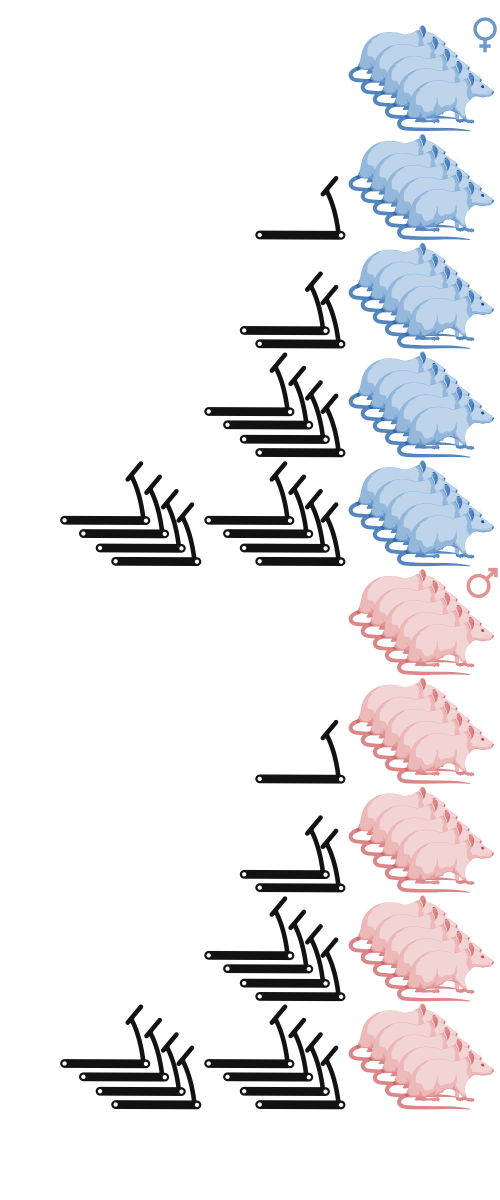
#> input picture figures_final/fig_1aa.png, 1500 x 3600 px (shown at 1/3 size)
$ jupyter execute --allow-errors figSmasher3000.ipynb
#> lines starting #> are read from the running program, lines starting #| are printed output that depends on the picture
[cell 1]
import os
import pathlib as path
from PIL import Image

[cell 2]
def get_concat_h_multi_resize(im_list, resample=Image.LANCZOS):
    min_height = min(im.height for im in im_list)
    im_list_resize = [im.resize((int(im.width * min_height / im.height), min_height),resample=resample)
                      for im in im_list]
    total_width = sum(im.width for im in im_list_resize)
    dst = Image.new('RGB', (total_width, min_height))
    pos_x = 0
    for im in im_list_resize:
        dst.paste(im, (pos_x, 0))
        pos_x += im.width
    return dst

def get_concat_v_multi_resize(im_list, resample=Image.LANCZOS):
    min_width = min(im.width for im in im_list)
    im_list_resize = [im.resize((min_width, int(im.height * min_width / im.width)),resample=resample)
                      for im in im_list]
    total_height = sum(im.height for im in im_list_resize)
    dst = Image.new('RGB', (min_width, total_height))
    pos_y = 0
    for im in im_list_resize:
        dst.paste(im, (0, pos_y))
        pos_y += im.height
    return dst

def get_concat_tile_resize(im_list_2d, resample=Image.LANCZOS):
    im_list_v = [get_concat_h_multi_resize(im_list_h, resample=resample) for im_list_h in im_list_2d]
    return get_concat_v_multi_resize(im_list_v, resample=resample)

[cell 3]
big_img = get_concat_h_multi_resize([
    get_concat_v_multi_resize([
        get_concat_h_multi_resize([Image.open('fig_1aa.png'), Image.open('fig_1ab.png')]),
        Image.open('fig_1b.png')]),
    get_concat_v_multi_resize([Image.open('fig_1c.png'), Image.open('fig_1d.png')])
])
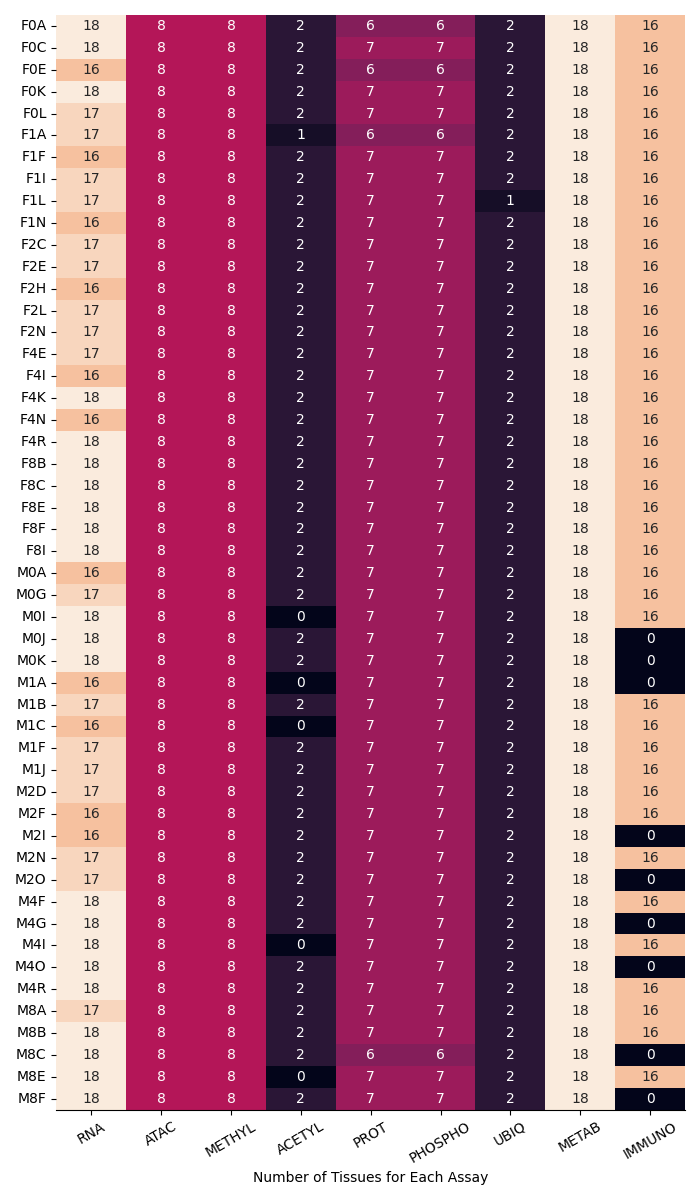
#> input picture figures_final/fig_1ab.png, 700 x 1200 px
#> in get_concat_h_multi_resize, `min_height = min(im.height for im in im_list)`: min_height = 1200
#> in get_concat_h_multi_resize, `im_list_resize = [im.resize((int(im.width * min_height / im.height), m..`: im_list_resize = 2 items
#> in get_concat_h_multi_resize, `total_width = sum(im.width for im in im_list_resize)`: total_width = 1200
#> in get_concat_h_multi_resize, `dst = Image.new('RGB', (total_width, min_height))`: dst: PIL image 1200x1200 RGB; every value is 0
#> the loop in get_concat_h_multi_resize, `for im in im_list_resize:` made 2 passes
#> pos_x on passes 1 to 2: 500, 1200
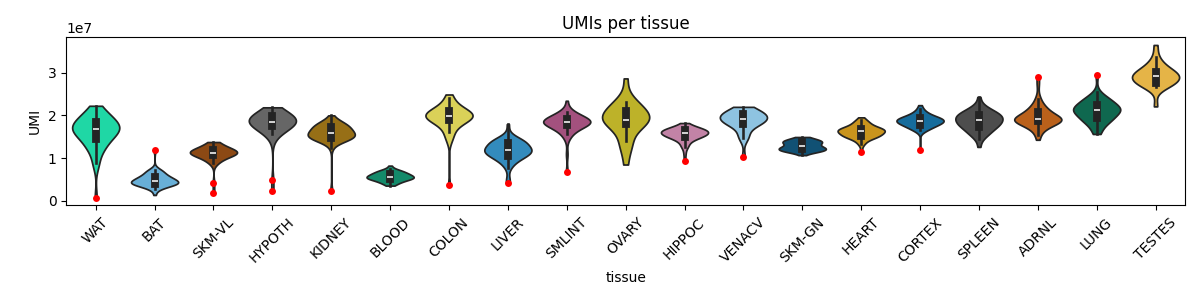
#> input picture figures_final/fig_1b.png, 1200 x 300 px
#> in get_concat_v_multi_resize, `im_list_resize = [im.resize((min_width, int(im.height * min_width / im..`: im_list_resize = 2 items
#> in get_concat_v_multi_resize, `total_height = sum(im.height for im in im_list_resize)`: total_height = 1500
#> in get_concat_v_multi_resize, `dst = Image.new('RGB', (min_width, total_height))`: dst: PIL image 1200x1500 RGB; every value is 0
#> the loop in get_concat_v_multi_resize, `for im in im_list_resize:` made 2 passes
#> pos_y on passes 1 to 2: 1200, 1500
#> after the loop in get_concat_v_multi_resize, `for im in im_list_resize:`:
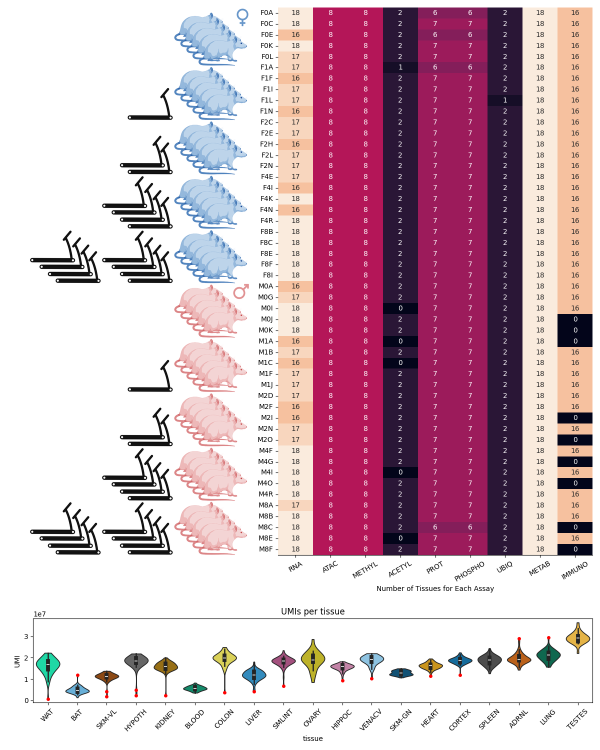
#> dst: PIL image 1200x1500 RGB (shown at 1/2 size); mean R, G, B 207.9, 178.6, 190.1
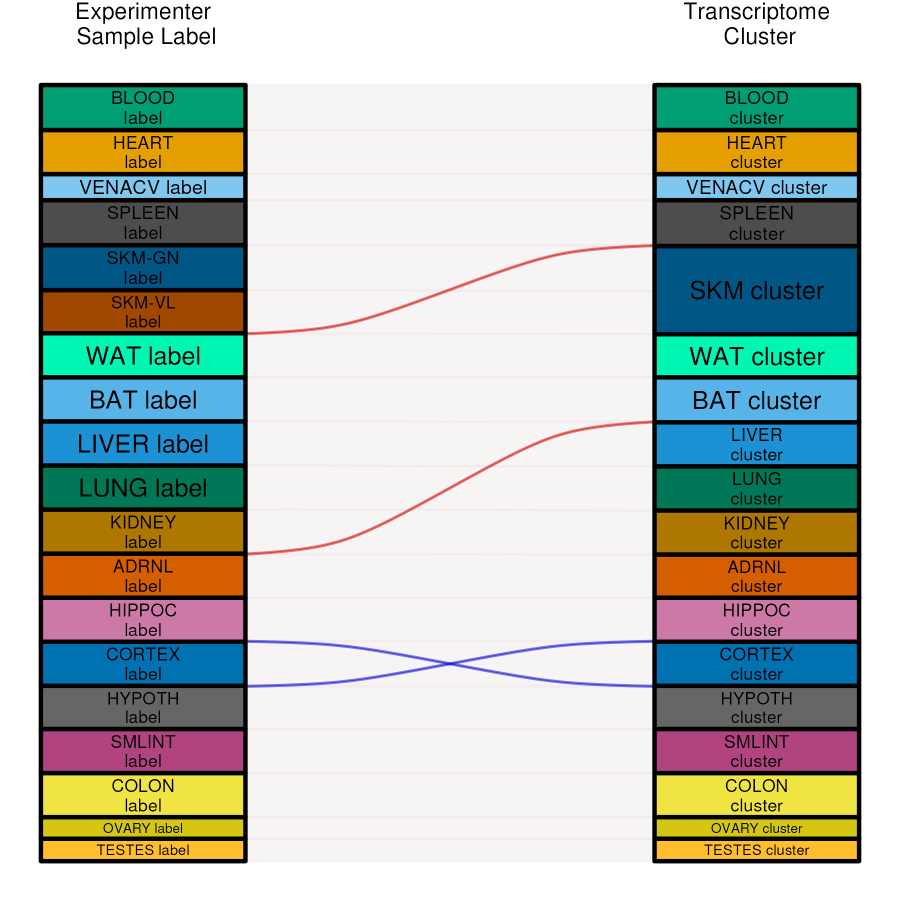
#> input picture figures_final/fig_1c.png, 1800 x 1800 px (shown at 1/2 size)
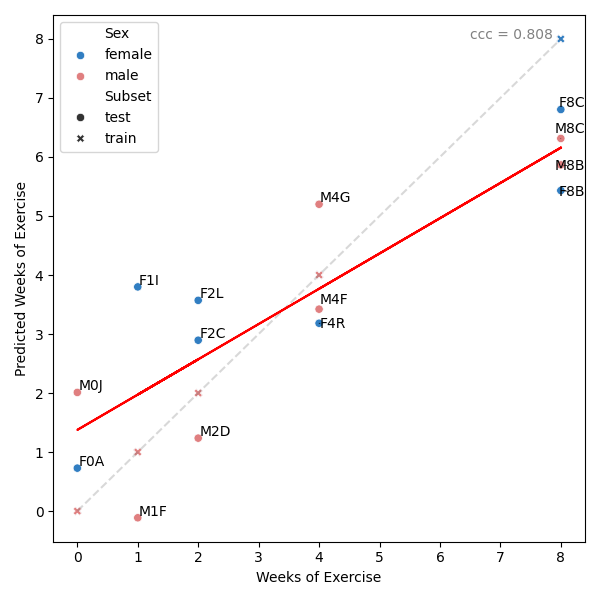
#> input picture figures_final/fig_1d.png, 600 x 600 px
#> call 2 of get_concat_v_multi_resize, with resample = 1
#> in get_concat_v_multi_resize (call 2), `min_width = min(im.width for im in im_list)`: min_width = 600
#> in get_concat_v_multi_resize (call 2), `total_height = sum(im.height for im in im_list_resize)`: total_height = 1200
#> in get_concat_v_multi_resize (call 2), `dst = Image.new('RGB', (min_width, total_height))`: dst: PIL image 600x1200 RGB; every value is 0
#> the loop in get_concat_v_multi_resize (call 2), `for im in im_list_resize:` made 2 passes
#> pos_y on passes 1 to 2: 600, 1200
#> after the loop in get_concat_v_multi_resize (call 2), `for im in im_list_resize:`:
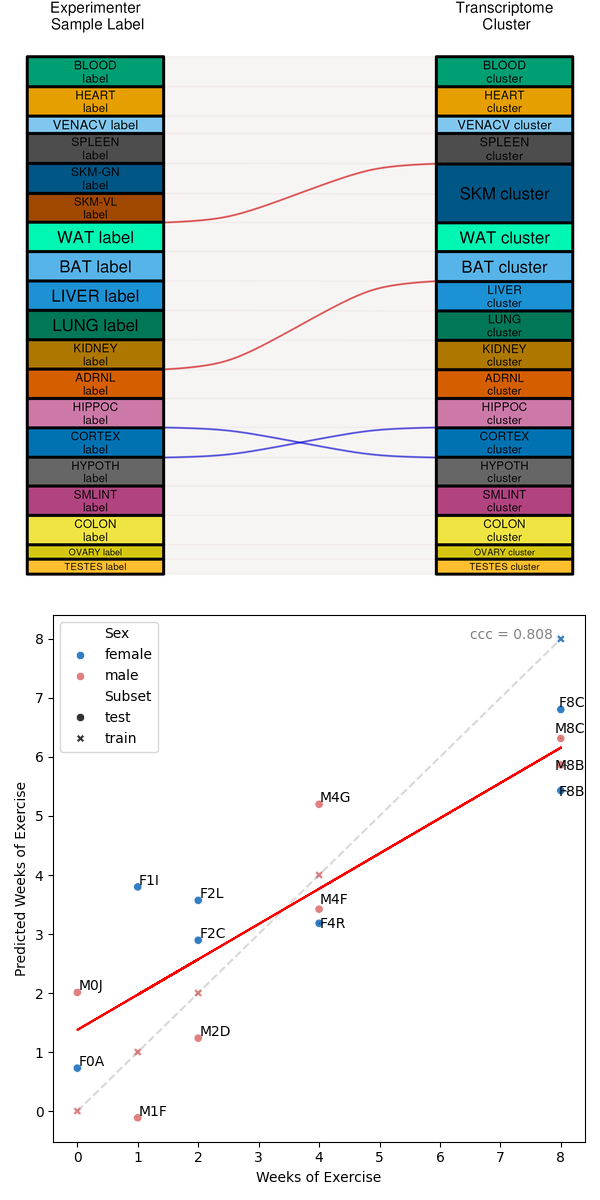
#> dst: PIL image 600x1200 RGB; mean R, G, B 216.5, 219.6, 215.5
#> call 2 of get_concat_h_multi_resize, with resample = 1
#> in get_concat_h_multi_resize (call 2), `total_width = sum(im.width for im in im_list_resize)`: total_width = 1560
#> in get_concat_h_multi_resize (call 2), `dst = Image.new('RGB', (total_width, min_height))`: dst: PIL image 1560x1200 RGB; every value is 0
#> the loop in get_concat_h_multi_resize (call 2), `for im in im_list_resize:` made 2 passes
#> pos_x on passes 1 to 2: 960, 1560
#> after the loop in get_concat_h_multi_resize (call 2), `for im in im_list_resize:`:
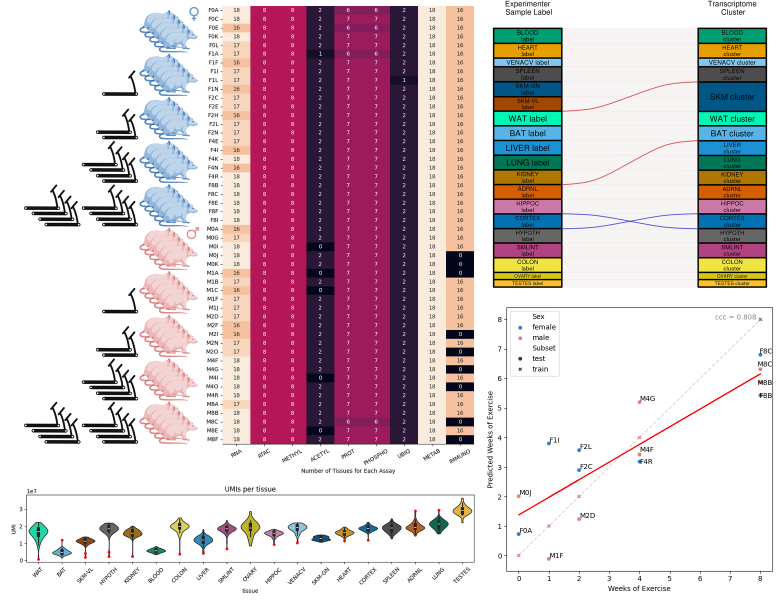
#> dst: PIL image 1560x1200 RGB (shown at 1/2 size); mean R, G, B 211, 194.3, 199.7
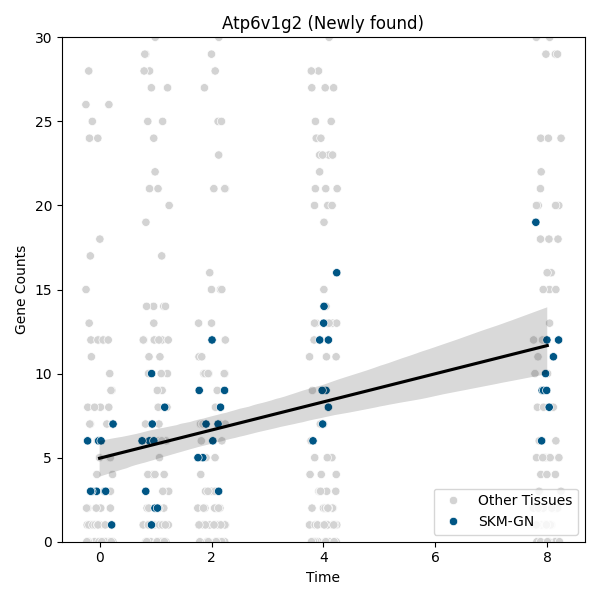
#> input picture figures_final/fig_2a.png, 600 x 600 px
big_img.save('Figure_1.png')
big_img

#> (a cell that did not finish here is left out)
